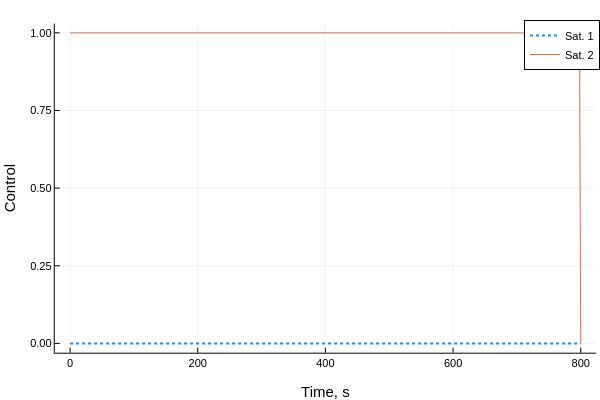

This figure's notebook cell:
### Code cell
using Plots
plotlyjs()

mylabel = String[]
mylabel1 = String[]
mylabel2 = String[]
for i = 1:num_sat
    append!(mylabel,["Sat. 1-"*string(i+1)])
    append!(mylabel1,["Sat. 1"])
    append!(mylabel2,["Sat. "*string(i+1)])
end

plot(thist,u1hist,label=permutedims(mylabel1),ls=:dot, linewidth=2)
plot!(thist,u2hist,label=permutedims(mylabel2))
plot!(xlabel="Time, s", ylabel = "Control")

### Figure 1 — Plotly figure (JSON) as saved in the notebook; plotly's stock layout.template omitted (floating-point values rounded to 4 significant figures; data arrays with more than 128 entries replaced by an {"elided": "..."} marker saying what was removed)
{"data": [{"colorbar": {"title": ""}, "legendgroup": "Sat. 1", "line": {"color": "rgba(0, 154, 250, 1.000)", "dash": "dot", "shape": "linear", "width": 2}, "mode": "lines", "name": "Sat. 1", "showlegend": true, "type": "scatter", "x": {"elided": "401 int values"}, "xaxis": "x", "y": {"elided": "401 int values"}, "yaxis": "y", "zmax": null, "zmin": null}, {"colorbar": {"title": ""}, "legendgroup": "Sat. 2", "line": {"color": "rgba(227, 111, 71, 1.000)", "dash": "solid", "shape": "linear", "width": 1}, "mode": "lines", "name": "Sat. 2", "showlegend": true, "type": "scatter", "x": {"elided": "401 int values"}, "xaxis": "x", "y": {"elided": "401 int values"}, "yaxis": "y", "zmax": null, "zmin": null}], "layout": {"annotations": [], "height": 400, "legend": {"bgcolor": "rgba(255, 255, 255, 1.000)", "bordercolor": "rgba(0, 0, 0, 1.000)", "borderwidth": 1, "font": {"color": "rgba(0, 0, 0, 1.000)", "family": "sans-serif", "size": 11}, "title": {"font": {"color": "rgba(0, 0, 0, 1.000)", "family": "sans-serif", "size": 15}, "text": ""}, "tracegroupgap": 0, "traceorder": "normal", "x": 1, "xanchor": "auto", "y": 1, "yanchor": "auto"}, "margin": {"b": 20, "l": 0, "r": 0, "t": 20}, "paper_bgcolor": "rgba(255, 255, 255, 1.000)", "plot_bgcolor": "rgba(255, 255, 255, 1.000)", "showlegend": true, "width": 600, "xaxis": {"anchor": "y", "domain": [0.09128, 0.9934], "gridcolor": "rgba(0, 0, 0, 0.100)", "gridwidth": 0.5, "linecolor": "rgba(0, 0, 0, 1.000)", "mirror": false, "range": [-24, 824], "showgrid": true, "showline": true, "showticklabels": true, "tickangle": 0, "tickcolor": "rgb(0, 0, 0)", "tickfont": {"color": "rgba(0, 0, 0, 1.000)", "family": "sans-serif", "size": 11}, "tickmode": "array", "ticks": "inside", "ticktext": ["0", "200", "400", "600", "800"], "tickvals": [0, 200, 400, 600, 800], "title": "Time, s", "titlefont": {"color": "rgba(0, 0, 0, 1.000)", "family": "sans-serif", "size": 15}, "type": "-", "visible": true, "zeroline": false, "zerolinecolor": "rgba(0, 0, 0, 1.000)"}, "yaxis": {"anchor": "x", "domain": [0.07581, 0.9902], "gridcolor": "rgba(0, 0, 0, 0.100)", "gridwidth": 0.5, "linecolor": "rgba(0, 0, 0, 1.000)", "mirror": false, "range": [-0.03, 1.03], "showgrid": true, "showline": true, "showticklabels": true, "tickangle": 0, "tickcolor": "rgb(0, 0, 0)", "tickfont": {"color": "rgba(0, 0, 0, 1.000)", "family": "sans-serif", "size": 11}, "tickmode": "array", "ticks": "inside", "ticktext": ["0.00", "0.25", "0.50", "0.75", "1.00"], "tickvals": [0, 0.25, 0.5, 0.75, 1], "title": "Control", "titlefont": {"color": "rgba(0, 0, 0, 1.000)", "family": "sans-serif", "size": 15}, "type": "-", "visible": true, "zeroline": false, "zerolinecolor": "rgba(0, 0, 0, 1.000)"}}}
